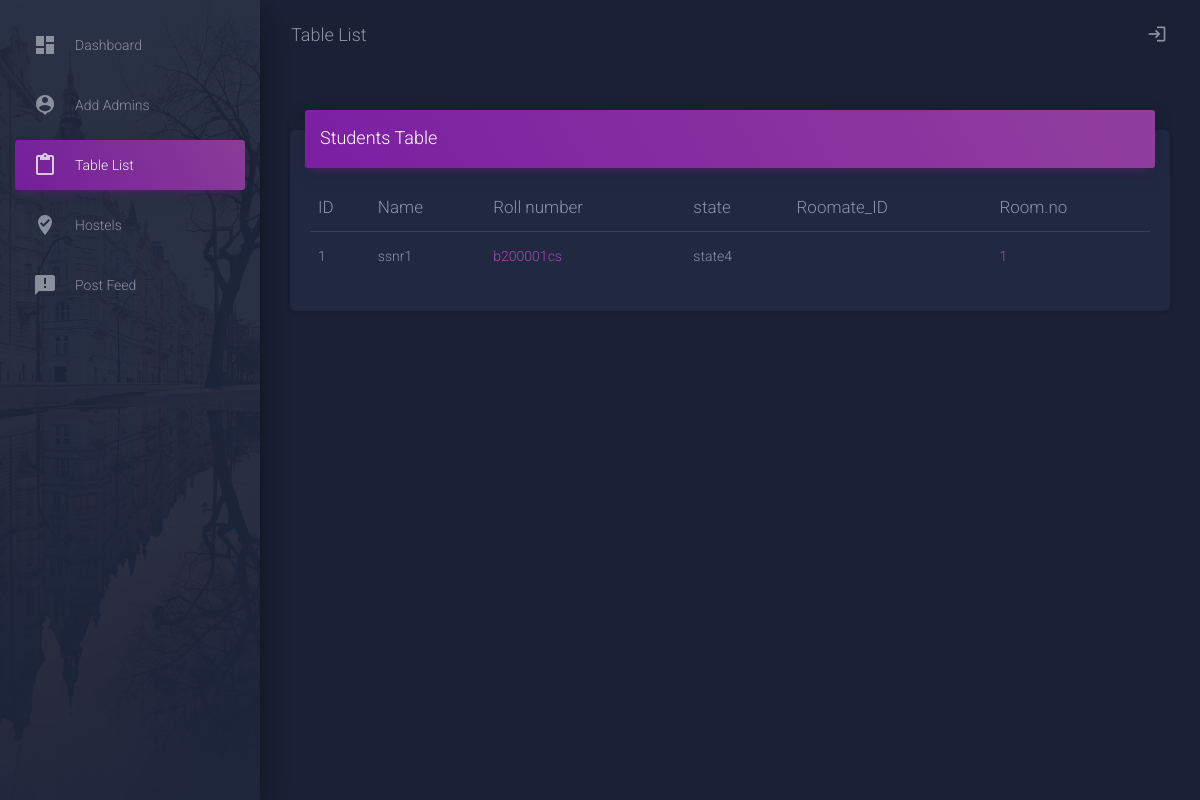
/pages/admin_list.php (signed in), run on the app's committed database.
### tables this page shows
CREATE TABLE `STUDENTS` (
  `Student_ID` varchar(15) NOT NULL,
  `full_name` varchar(30) NOT NULL,
  `PhoneNo` varchar(10) NOT NULL,
  `DOB` date DEFAULT NULL,
  `State` varchar(15) DEFAULT NULL,
  `Roomate_ID` varchar(15) DEFAULT NULL,
  `Admin_ID` int(3) DEFAULT NULL,
  `password` varchar(20) NOT NULL,
  `Hostel_ID` int(3) DEFAULT NULL,
  `Room_No` int(5) DEFAULT NULL,
  `mail` varchar(40) NOT NULL,
  `gender` char(1) NOT NULL
);

### pages/admin_list.php (the view, shortened to what this page needs)
<?php
    $connection=new mysqli('localhost','root','','hostel');
$ar=$_SESSION['arr'];
$ad_id=$ar['Admin_ID'];
    $query="SELECT * FROM STUDENTS WHERE Admin_ID='$ad_id'";
    $total=mysqli_query($connection,$query);
?>
<!DOCTYPE html>
<html lang="en">
<head>
  <link rel="stylesheet" href="https://maxcdn.bootstrapcdn.com/font-awesome/latest/css/font-awesome.min.css">
  <link href="../assets/css/material-dashboard.css?v=2.1.0" rel="stylesheet" />
</head>
<body class="dark-edition">
  <div class="wrapper ">
    <div class="sidebar" data-color="purple" data-background-color="black" data-image="../assets/img/sidebar-2.jpg">
      <div class="sidebar-wrapper">
        <ul class="nav">
          <li class="nav-item  ">
            <a class="nav-link" href="admin_land.php">
              <i class="material-icons">dashboard</i>
              <p>Dashboard</p>
            </a>
          </li>
          <?php if($ad_id==1){?>
          <li class="nav-item ">
            <a class="nav-link" href="add_admins.php">
              <i class="material-icons">person_pin</i>
              <p>Add Admins</p>
            </a>
          </li>
          <?php }?>
          <li class="nav-item active ">
            <a class="nav-link" href="admin_list.php">
              <i class="material-icons">content_paste</i>
              <p>Table List</p>
            </a>
          </li>
          <?php if($ad_id==1){?>
          <li class="nav-item">
            <a class="nav-link" href="update_hostels.php">
              <i class="material-icons">where_to_vote</i>
              <p>Hostels</p>
            </a>
          </li>
          <?php }?>
          <li class="nav-item ">
            <a class="nav-link" href="admin_feed.php">
              <i class="material-icons">announcement</i>
              <p>Post Feed</p>
            </a>
          </li>
        </ul>
      </div>
    </div>
    <div class="main-panel">
      <nav class="navbar navbar-expand-lg navbar-transparent navbar-absolute fixed-top " id="navigation-example">
        <div class="container-fluid">
          <div class="navbar-wrapper">
            <a class="navbar-brand" href="javascript:void(0)">Table List</a>
          </div>
          <div class="collapse navbar-collapse justify-content-end">
            <ul class="navbar-nav">
              <li class="nav-item">
                <a class="nav-link" href="admin_login.php">
                <i class="material-icons">login</i>
                </a>
              </li>
            </ul>
          </div>
        </div>
      </nav>
      <div class="content">
        <div class="container-fluid">
          <div class="row">
            <div class="col-md-12">
              <div class="card">
                <div class="card-header card-header-primary">
                  <h4 class="card-title ">Students Table</h4>
                </div>
                <div class="card-body">
                  <div class="table-responsive">
                    <table class="table">
                      <thead class=" text-primary">
                        <th>
                          ID
                        </th>
                        <th>
                          Name
                        </th>
                        <th>
                          Roll number
                        </th>
                        <th>
                          state
                        </th>
                        <th>
                          Roomate_ID
                        </th>
                        <th>
                          Room.no
                        </th>
                      </thead>
                      <tbody>
                          <?php $var=1;foreach ($total as $row){ ?>
                        <tr>
                          <td>
                          <?php echo $var ?>
                          </td>
                          <td>
                          <?php echo $row['full_name'] ?>
                          </td>
                          <td class="text-primary">
                          <?php echo $row['Student_ID'] ?>
                          </td>
                          <td>
                          <?php echo $row['State'] ?>
                          </td>
                          <td>
                          </td>
                          <td class="text-primary">
                          <?php echo $row['Room_No'] ?>
                          </td>
                        </tr>
                          <?php $var=$var+1;}?>
                      </tbody>
                    </table>
                  </div>
                </div>
              </div>
            </div>
          </div>
        </div>
      </div>
</body>
</html>

### data on the page
students: full_name "ssnr1", Student_ID "b200001cs", State "state4", Room_No "1"
